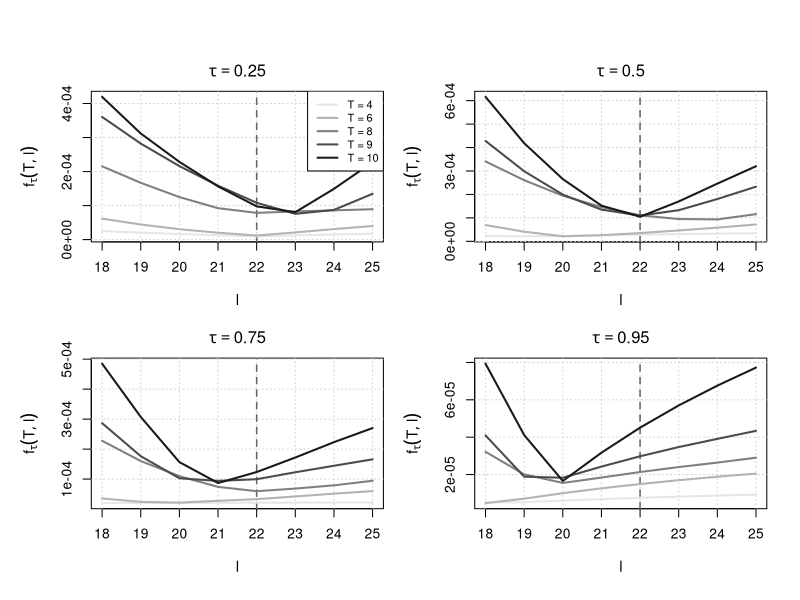

Here is the R script that generated this plot:
# ---------------------------------------------------------------------------
# Figure 2 — Quantile-Based Peak Estimation with Shifted Laplace Noise
# Author: Said Maanan
# ---------------------------------------------------------------------------


# ----------------- Distribution & Noise Utilities --------------------------

rlaplace <- function(n, location = 0, scale = 1) {
  u <- runif(n, -0.5, 0.5)
  location - scale * sign(u) * log(1 - 2 * abs(u))
}

qlaplace <- function(tau, scale = 1) {
  if (tau < 0.5) {
    scale * log(2 * tau)
  } else {
    -scale * log(2 * (1 - tau))
  }
}

shifted_laplace <- function(n, tau, scale = 1) {
  rlaplace(n, scale = scale) - qlaplace(tau, scale)
}


# ----------------- Model Estimation Core --------------------------

quantile_loss <- function(u, tau) {
  u * (tau - (u < 0))
}

med_weighted_tau <- function(I, l, s, tau) {
  T <- length(I)
  
  x <- I * exp(((1:T) - l)^2 / s^2)
  w <- exp(-((1:T) - l)^2 / s^2)
  
  o <- order(x)
  
  k <- min(which(cumsum(w[o]) >= tau * sum(w)))
  
  x[o][k]
}

compute_a <- function(I, l, s, tau) {
  med_weighted_tau(I, l, s, tau)
}

objective_function <- function(I, a, l, s, tau) {
  t <- seq_along(I)
  
  fitted <- a * exp(-((t - l)^2) / s^2)
  
  mean(quantile_loss(I - fitted, tau))
}

search_best_s <- function(I, l, tau) {
  optimize(
    function(s)
      objective_function(
        I,
        compute_a(I, l, s, tau),
        l,
        s,
        tau
      ),
    interval = c(1, 20),
    tol = 1e-4
  )$minimum
}


# ----------------- Simulation Wrapper --------------------------

simulate_shifted_laplace_objective <- function(
    T, A, L, S, tau, snr, seed = NULL) {
  
  if (!is.null(seed)) {
    set.seed(seed)
  }
  
  # Signal
  signal <- A * exp(-((1:T) - L)^2 / S^2)
  
  # Laplace variance = 2 b^2
  #
  # SNR = A / sqrt(Var(e))
  #
  # Therefore:
  # b = A / (sqrt(2) * SNR)
  
  b <- A / (sqrt(2) * snr)
  
  # Shifted symmetric Laplace noise
  noise <- shifted_laplace(
    T,
    tau = tau,
    scale = b
  )
  
  # Observations
  I <- signal + noise
  
  # Candidate peak locations
  l_grid <- 18:25
  
  data.frame(
    l = l_grid,
    loss = sapply(l_grid, function(l) {
      
      s <- search_best_s(I, l, tau)
      
      a <- compute_a(I, l, s, tau)
      
      objective_function(
        I,
        a,
        l,
        s,
        tau
      )
    }),
    T = T,
    tau = tau
  )
}


# ----------------- Main Execution Loop --------------------------

A_true <- 1
L_true <- 22
S_true <- 10

snr <- 1000

seed <- 280

T_vals <- c(4, 6, 8, 9, 10)

tau_vals <- c(0.25, 0.5, 0.75, 0.95)


results_all <- do.call(
  rbind,
  lapply(tau_vals, function(tau_val) {
    
    do.call(
      rbind,
      lapply(T_vals, function(T) {
        
        simulate_shifted_laplace_objective(
          T = T,
          A = A_true,
          L = L_true,
          S = S_true,
          tau = tau_val,
          snr = snr,
          seed = seed
        )
        
      })
    )
    
  })
)

# ----------------- Plotting: Four Panels, One per tau --------------------------

plot_shifted_all_tau <- function(results_all, L_true) {
  
  Ts <- sort(unique(results_all$T))
  taus <- sort(unique(results_all$tau))
  
  # Grey shades for the different T values, lightest to darkest
  greys <- grey(seq(0.9, 0.1, length.out = length(Ts)))
  
  # 2 x 2 layout: tau subplots side by side
  pdf(
    file = "figure2_shifted_laplace_all_tau_T.pdf",
    width = 8,
    height = 6
  )

  old_par <- par(
    mfrow = c(2, 2),
    mar = c(4.5, 4.5, 2.5, 1),
    oma = c(1, 1, 3, 1)
  )
  
  on.exit({
    par(old_par)
    dev.off()
  })
  
  
  for (tau_val in taus) {
    
    df_tau <- subset(
      results_all,
      tau == tau_val
    )
    
    # Common x-range
    x_range <- range(df_tau$l)
    
    # Common y-range within this tau panel
    y_range <- range(df_tau$loss)
    
    plot(
      NA,
      xlim = x_range,
      ylim = y_range,
      xlab = expression(l),
      ylab = expression(f[tau](T,l)),
      main = bquote(tau == .(tau_val)),
      cex.lab = 1.1,
      cex.main = 1.2
    )
    
    # Grid
    grid()
    
    # True peak location
    abline(
      v = L_true,
      col = "gray40",
      lty = 2,
      lwd = 1.5
    )
    
    # Plot one curve for each T, lightest grey -> darkest grey
    for (k in seq_along(Ts)) {
      
      T_val <- Ts[k]
      
      df_T <- subset(
        df_tau,
        T == T_val
      )
      
      lines(
        df_T$l,
        df_T$loss,
        col = greys[k],
        lwd = 2
      )
    }
    
    # Legend in the first panel only
    if (tau_val == taus[1]) {
      
      legend(
        "topright",
        legend = paste("T =", Ts),
        col = greys,
        lwd = 2,
        cex = 0.8,
        bty = "o",
        bg = "white"
      )
    }
  }
}


# ----------------- Generate Figure --------------------------

plot_shifted_all_tau(results_all,L_true)

cat("Figure 2 saved to figure2_shifted_laplace_all_tau_T.pdf\n")
